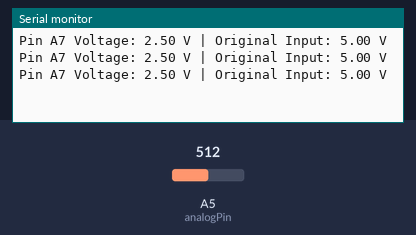
Recording of a sketch running on a simulated Arduino Pro Mini, built with avr-gcc and run on an emulated ATmega328P. Parts: the last lines printed to the serial monitor. The inputs (shaded band) are chosen by the test bench; at power-on: A5 (analogPin) = 512.

Above: at 1.3 s.
1.4 s: A5 (analogPin) set to 716
At 1.9 s:
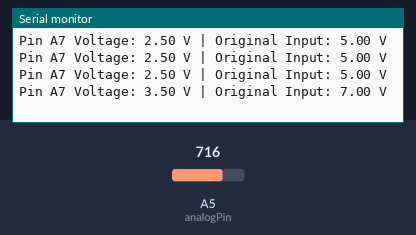
2.9 s: A5 (analogPin) set to 900
At 3.4 s:
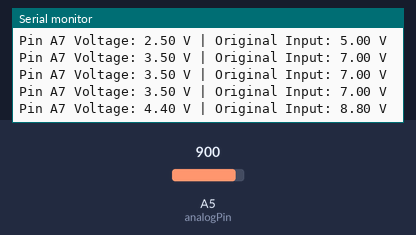
Timing chart, 0 to 5.9 s (numbered marks = the images above; inputs shaded):
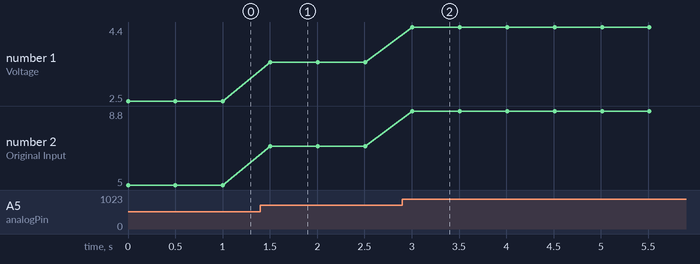

The sketch:

solar_test_raw.ino
```cpp
const int analogPin = A5;
const float V_REF = 5.0; // Change to 3.3 if using a 3.3V board (e.g. ESP32, 3.3V Pro Mini)

void setup() {
  Serial.begin(9600);
}

void loop() {
  int rawADC = analogRead(analogPin);

  // Calculate voltage present at pin A7
  float vPin = (rawADC * V_REF) / 1023.0;

  // Multiply by 2 to reconstruct the original input voltage
  float vIn = vPin * 2.0;

  Serial.print("Pin A7 Voltage: ");
  Serial.print(vPin);
  Serial.print(" V | Original Input: ");
  Serial.print(vIn);
  Serial.println(" V");

  delay(500);
}
```

Measured:
- after the input at 1.4 s, the serial monitor: prints a new line after 0.10 s (image 1)
- after the input at 2.9 s, the serial monitor: prints a new line after 0.11 s (image 2)
- plotted number 1: 2.5 → 3.5 after the input at 1.4 s, 3.5 → 4.4 after the input at 2.9 s
- plotted number 2: 7 → 8.8 after the input at 2.9 s
